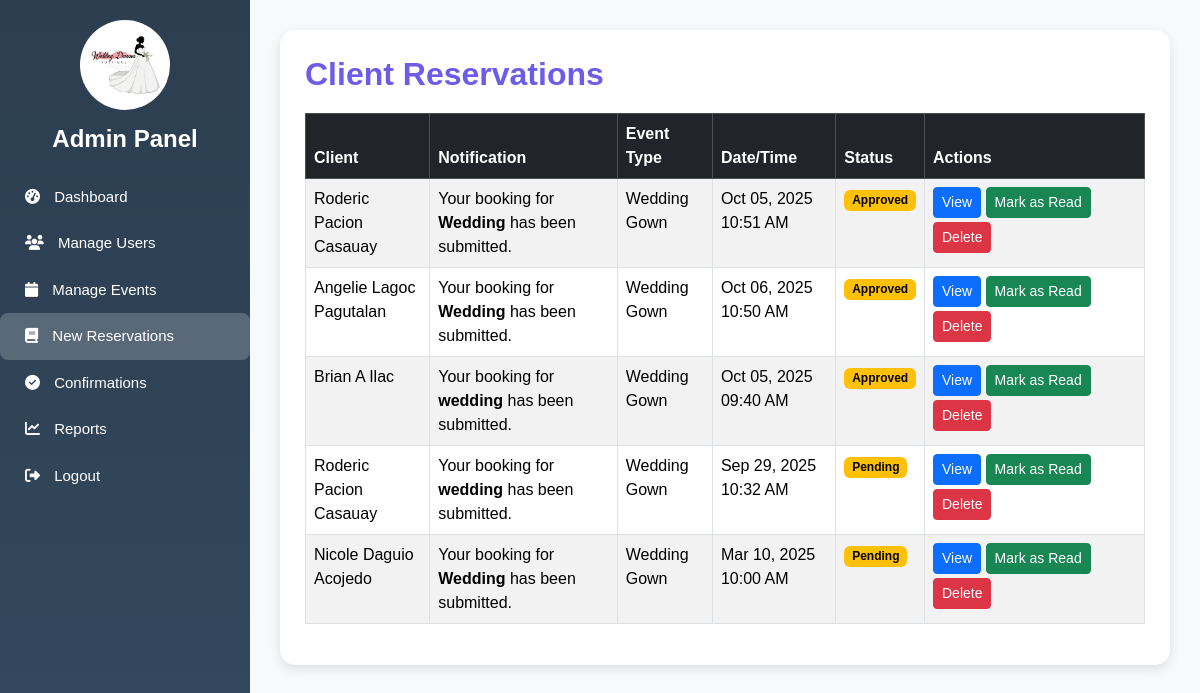
/reservations.php (signed in), run on the app's committed database.
### tables this page shows
CREATE TABLE `bookings` (
  `id` int(11) NOT NULL,
  `firstname` varchar(100) DEFAULT NULL,
  `middlename` varchar(100) DEFAULT NULL,
  `lastname` varchar(100) DEFAULT NULL,
  `username` varchar(100) NOT NULL,
  `phone_number` varchar(20) DEFAULT NULL,
  `event_name` varchar(255) NOT NULL,
  `service_type` varchar(100) NOT NULL,
  `event_datetime` datetime NOT NULL,
  `event_type` varchar(50) NOT NULL,
  `fullname` varchar(150) NOT NULL,
  `phone` varchar(20) NOT NULL,
  `event` varchar(255) NOT NULL,
  `contact` varchar(20) NOT NULL,
  `email` varchar(100) NOT NULL,
  `venue_package` varchar(50) NOT NULL,
  `gowns_package` varchar(50) NOT NULL,
  `themes_package` varchar(50) NOT NULL,
  `event_date` datetime NOT NULL,
  `location` text NOT NULL,
  `total_price` decimal(10,2) NOT NULL,
  `created_at` timestamp NOT NULL DEFAULT current_timestamp(),
  `status` varchar(50) NOT NULL DEFAULT 'pending'
);

### reservations.php (the view, shortened to what this page needs)
<?php
$mysqli = new mysqli("localhost", "root", "", "bridal_event_system");
$query = "
    SELECT id, firstname, middlename, lastname, event_name, service_type, event_datetime, status, created_at
    FROM bookings
    ORDER BY created_at DESC
";
$result = $mysqli->query($query);
?>
<!DOCTYPE html>
<html lang="en">
<head>
  <link href="https://cdn.jsdelivr.net/npm/bootstrap@5.3.3/dist/css/bootstrap.min.css" rel="stylesheet">
  <link rel="stylesheet" href="https://cdnjs.cloudflare.com/ajax/libs/font-awesome/6.4.2/css/all.min.css">
</head>
<body>
  <div class="sidebar">
    <div class="logo">
      <img src="images/logo.webp" alt="Logo">
    </div>
    <h4>Admin Panel</h4>
    <a href="dashboard_admin.php"><i class="fa fa-tachometer-alt"></i> Dashboard</a>
    <a href="manage_user.php"><i class="fa fa-users"></i> Manage Users</a>
    <a href="manage_events.php"><i class="fa fa-calendar"></i> Manage Events</a>
    <a href="reservations.php" class="active"><i class="fa fa-book"></i> New Reservations</a>
    <a href="confirmations.php"><i class="fa fa-check-circle"></i> Confirmations</a>
    <a href="reports.php"><i class="fa fa-chart-line"></i> Reports</a>
    <a href="logout.php"><i class="fa fa-sign-out-alt"></i> Logout</a>
  </div>
  <div class="content">
    <div class="table-container">
      <h2>Client Reservations</h2>
      <table class="table table-bordered table-striped">
        <thead class="table-dark">
          <tr>
            <th>Client</th>
            <th>Notification</th>
            <th>Event Type</th>
            <th>Date/Time</th>
            <th>Status</th>
            <th style="width: 220px;">Actions</th>
          </tr>
        </thead>
        <tbody>
          <?php if ($result->num_rows > 0): ?>
            <?php while ($row = $result->fetch_assoc()): ?>
              <?php
                $client_name = $row['firstname'];
                if (!empty($row['middlename'])) {
                    $client_name .= ' ' . $row['middlename'];
                }
                $client_name .= ' ' . $row['lastname'];
              ?>
              <tr>
                <td><?= htmlspecialchars($client_name) ?></td>
                <td>Your booking for <strong><?= htmlspecialchars($row['event_name']) ?></strong> has been submitted.</td>
                <td><?= htmlspecialchars($row['service_type']) ?></td>
                <td><?= date("M d, Y h:i A", strtotime($row['event_datetime'])) ?></td>
                <td>
                  <span class="badge <?= $row['status'] === 'Read' ? 'badge-read' : 'badge-unread' ?>">
                    <?= htmlspecialchars($row['status']) ?>
                  </span>
                </td>
                <td>
                  <a href="view_bookings.php?id=<?= $row['id'] ?>" class="btn btn-sm btn-primary mb-1">View</a>
                  <?php if ($row['status'] !== 'Read'): ?>
                    <a href="reservations.php?action=read&id=<?= $row['id'] ?>" class="btn btn-sm btn-success mb-1">Mark as Read</a>
                  <?php else: ?>
                    <a href="reservations.php?action=unread&id=<?= $row['id'] ?>" class="btn btn-sm btn-warning mb-1">Mark as Unread</a>
                  <?php endif; ?>
                  <a href="reservations.php?action=delete&id=<?= $row['id'] ?>" class="btn btn-sm btn-danger mb-1" onclick="return confirm('Are you sure you want to delete this reservation?');">Delete</a>
                </td>
              </tr>
            <?php endwhile; ?>
          <?php else: ?>
            <tr>
              <td colspan="6" class="text-center">No reservations found.</td>
            </tr>
          <?php endif; ?>
        </tbody>
      </table>
    </div>
  </div>
</body>
</html>

### reservations.php (style rules this page uses)
body { margin: 0; font-family: 'Poppins', sans-serif; background: #f8f9fa; }
.sidebar { width: 250px; height: 100vh; background: linear-gradient(to bottom, #2c3e50, #34495e); color: white; position: fixed; top: 0; left: 0; padding: 20px 0; }
.sidebar .logo { text-align: center; margin-bottom: 15px; }
.sidebar .logo img { width: 90px; height: 90px; border-radius: 50%; object-fit: cover; }
.sidebar h4 { text-align: center; margin: 10px 0 20px; font-weight: bold; }
.sidebar a { display: block; padding: 12px 25px; color: white; text-decoration: none; font-size: 15px; transition: all 0.3s; }
.sidebar a:hover, .sidebar a.active { background: rgba(255, 255, 255, 0.2); border-radius: 8px; }
.sidebar a i { margin-right: 10px; }
.content { margin-left: 250px; padding: 30px; }
.table-container { background: #fff; padding: 25px; border-radius: 15px; box-shadow: 0 4px 12px rgba(0, 0, 0, 0.1); }
h2 { margin-bottom: 20px; color: #6c5ce7; font-weight: 600; }
.badge-unread { background-color: #ffc107; color: black; }

### data on the page
bookings: client_name "Roderic Pacion Casauay", event_name "Wedding", service_type "Wedding Gown", event_datetime "Oct 05, 2025 10:51 AM", status "Approved"
bookings: client_name "Angelie Lagoc Pagutalan", event_name "Wedding", service_type "Wedding Gown", event_datetime "Oct 06, 2025 10:50 AM", status "Approved"
bookings: client_name "Brian A Ilac", event_name "wedding", service_type "Wedding Gown", event_datetime "Oct 05, 2025 09:40 AM", status "Approved"
bookings: client_name "Roderic Pacion Casauay", event_name "wedding", service_type "Wedding Gown", event_datetime "Sep 29, 2025 10:32 AM", status "Pending"
bookings: client_name "Nicole Daguio Acojedo", event_name "Wedding", service_type "Wedding Gown", event_datetime "Mar 10, 2025 10:00 AM", status "Pending"
